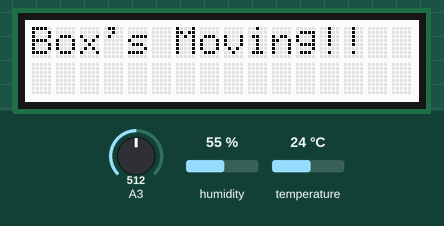
This sketch was run on a simulated Arduino Uno, built with avr-gcc and run on an emulated ATmega328P. Shown: 16×2 character LCD. The inputs (shaded band) are chosen by the test bench; at power-on: A3 = 512, humidity 55 %, temperature 24 °C. What the sketch prints to the serial monitor is not drawn.

Above: at 1.1 s.
At 6.3 s:
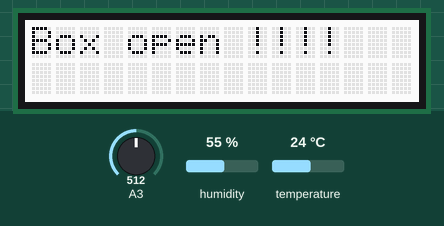
6.4 s: A3 set to 106
9.3 s: A3 set to 89
At 11.8 s:
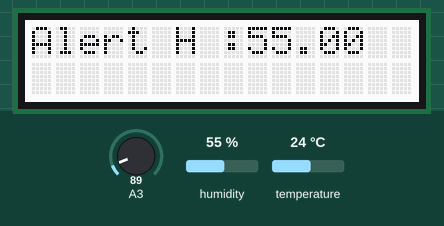
12.6 s: A3 set to 122
At 13.5 s:
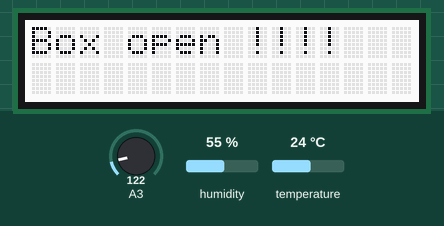
14.7 s: A3 set to 40
At 17.1 s:
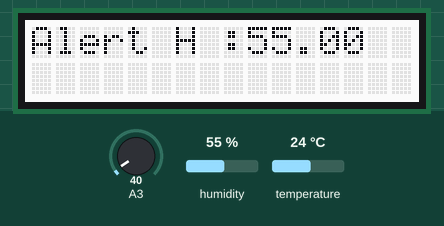
Timing chart, 0 to 18.6 s (numbered marks = the images above; inputs shaded):
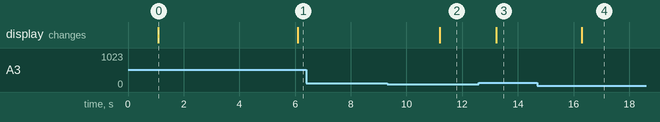

Measured:
- the behaviour switches between 101 and 100 on A3 (found by bisection; images 1 and 2)
- after the input at 6.4 s, every drawn part: stays the same
- after the input at 9.3 s, the display: changes after 1.9 s (image 2)
- after the input at 12.6 s, the display: changes after 0.63 s (image 3)
- after the input at 14.7 s, the display: changes after 1.6 s (image 4)
- what the display in image 0 shows lasts 5.0 s, from 1.1 s to 6.1 s

The sketch:

qHumidity.ino
```cpp
// Example testing sketch for various DHT humidity/temperature sensors

// REQUIRES the following Arduino libraries:
// - DHT Sensor Library: https://github.com/adafruit/DHT-sensor-library
// - Adafruit Unified Sensor Lib: https://github.com/adafruit/Adafruit_Sensor

#include "DHT.h"
#include <Adafruit_Sensor.h>
#include <rgb_lcd.h>

rgb_lcd ecran;

boolean alert = false;
float thresholdH = 40.00;
float thresholdT = 50.00;

int light = 100;

int sensorPin = 7;
int sensorValue;
int lastState = 0;
int currentState = 0;

#define DHTPIN 4     // Digital pin connected to the DHT sensor

#define DHTTYPE DHT11   // DHT 11 Humidity Captor

// Initialize DHT sensor.
DHT dht(DHTPIN, DHTTYPE);

void setup() {
  Serial.begin(115200);
  Serial.println(F("DHTxx test!"));

  dht.begin();

  ecran.begin(16,2);

  pinMode(sensorPin, OUTPUT);
  digitalWrite(sensorPin, HIGH);

}

void loop() {
  // Wait a few seconds between measurements.
  delay(1000);
  ecran.clear();

  //Light captor value
  int valeur = analogRead(A3);

  // security
  sensorValue = digitalRead(sensorPin);
  currentState = sensorValue;
  if(currentState != lastState) {
    ecran.print("Box's Moving!!");
    delay(5000);
  }

  //debug
  //Serial.println(sensorValue);
  lastState = sensorValue;

  while (valeur > light) {
    ecran.clear();
    ecran.print("Box open !!!!");
    valeur = analogRead(A3);
    delay(1000);
  }

  // Reading temperature or humidity takes about 250 milliseconds!
  float h = dht.readHumidity();
  // Read temperature as Celsius (the default)
  float t = dht.readTemperature();

  // Check if any reads failed and exit early (to try again).
  if (isnan(h) || isnan(t)) {
    Serial.println(F("Failed to read from DHT sensor!"));
    return;
  }

  // Check sensor value

  if (h > thresholdH) {
    ecran.setCursor(0,0);
    ecran.print("Alert H :");
    ecran.print(h);
    alert=true;
    //send mail alert
  }

  if (t > thresholdT) {
    ecran.setCursor(0,1);
    ecran.print("Alert T :");
    ecran.print(t);
    ecran.print(" C");
    alert=true;
    //send mail alert
  }

  // Compute heat index in Celsius (isFahreheit = false)
  float hic = dht.computeHeatIndex(t, h, false);

  Serial.print(F("Humidity: "));
  Serial.print(h);
  Serial.print(F("%  Temperature: "));
  Serial.print(t);
  Serial.print(F("°C "));
  Serial.print(hic);
  Serial.print(F("°C "));

  if (alert==false) {
    ecran.clear();
    ecran.setCursor(0,0);
    ecran.print(F("H:"));
    ecran.print(h);
    ecran.print("%");
    ecran.print(F("T:"));
    ecran.print(t);
    ecran.print("C");
    ecran.setCursor(0,1);
    ecran.print("Lum:");
    ecran.print(valeur);
  }


}
```
